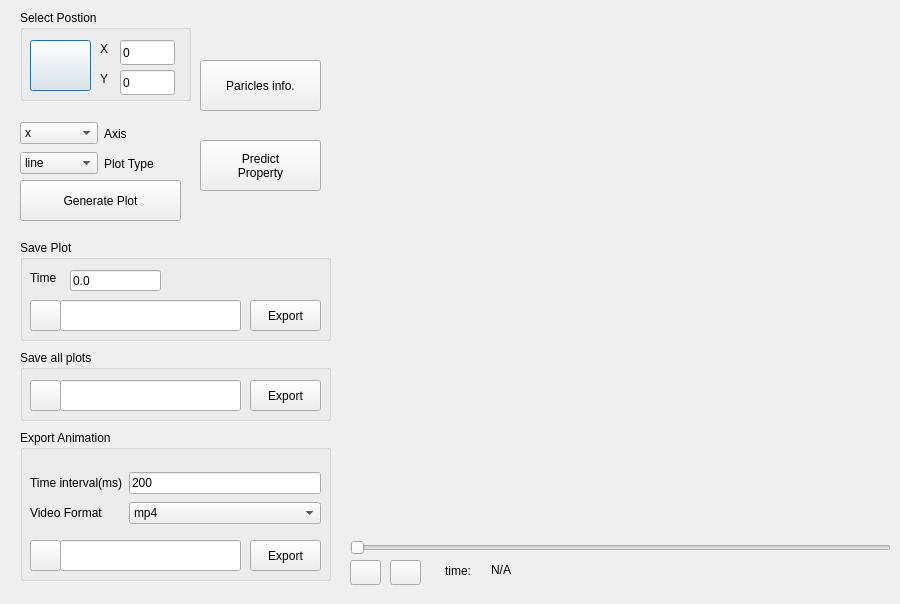
<?xml version="1.0" encoding="UTF-8"?>
<ui version="4.0">
 <class>DialogPostProcessing2D</class>
 <widget class="QDialog" name="DialogPostProcessing2D">
  <property name="geometry">
   <rect>
    <x>0</x>
    <y>0</y>
    <width>900</width>
    <height>604</height>
   </rect>
  </property>
  <property name="windowTitle">
   <string>Post Processing</string>
  </property>
  <widget class="QGroupBox" name="groupBoxPosition">
   <property name="geometry">
    <rect>
     <x>20</x>
     <y>10</y>
     <width>171</width>
     <height>91</height>
    </rect>
   </property>
   <property name="title">
    <string>Select Postion</string>
   </property>
   <widget class="QPushButton" name="pushButtonGetMousePosition">
    <property name="geometry">
     <rect>
      <x>10</x>
      <y>30</y>
      <width>61</width>
      <height>51</height>
     </rect>
    </property>
    <property name="text">
     <string/>
    </property>
   </widget>
   <widget class="QLineEdit" name="lineEditY">
    <property name="geometry">
     <rect>
      <x>100</x>
      <y>60</y>
      <width>55</width>
      <height>25</height>
     </rect>
    </property>
    <property name="text">
     <string>0</string>
    </property>
   </widget>
   <widget class="QLabel" name="labelXText">
    <property name="geometry">
     <rect>
      <x>80</x>
      <y>30</y>
      <width>16</width>
      <height>17</height>
     </rect>
    </property>
    <property name="text">
     <string>X</string>
    </property>
   </widget>
   <widget class="QLabel" name="labelYText">
    <property name="geometry">
     <rect>
      <x>80</x>
      <y>60</y>
      <width>16</width>
      <height>17</height>
     </rect>
    </property>
    <property name="text">
     <string>Y</string>
    </property>
   </widget>
   <widget class="QLineEdit" name="lineEditX">
    <property name="geometry">
     <rect>
      <x>100</x>
      <y>30</y>
      <width>55</width>
      <height>25</height>
     </rect>
    </property>
    <property name="text">
     <string>0</string>
    </property>
   </widget>
  </widget>
  <widget class="QLabel" name="labelPlot">
   <property name="geometry">
    <rect>
     <x>380</x>
     <y>0</y>
     <width>500</width>
     <height>500</height>
    </rect>
   </property>
   <property name="text">
    <string/>
   </property>
  </widget>
  <widget class="QPushButton" name="pushButtonPlot">
   <property name="geometry">
    <rect>
     <x>20</x>
     <y>180</y>
     <width>161</width>
     <height>41</height>
    </rect>
   </property>
   <property name="text">
    <string>Generate Plot</string>
   </property>
  </widget>
  <widget class="QGroupBox" name="groupBoxSavePlot">
   <property name="geometry">
    <rect>
     <x>20</x>
     <y>240</y>
     <width>311</width>
     <height>101</height>
    </rect>
   </property>
   <property name="title">
    <string>Save Plot</string>
   </property>
   <widget class="QPushButton" name="pushButtonBrowseSavePlot">
    <property name="geometry">
     <rect>
      <x>10</x>
      <y>60</y>
      <width>31</width>
      <height>31</height>
     </rect>
    </property>
    <property name="text">
     <string/>
    </property>
   </widget>
   <widget class="QPushButton" name="pushButtonSavePlot">
    <property name="geometry">
     <rect>
      <x>230</x>
      <y>60</y>
      <width>71</width>
      <height>31</height>
     </rect>
    </property>
    <property name="text">
     <string>Export</string>
    </property>
   </widget>
   <widget class="QLineEdit" name="lineEditFilePathSavePlot">
    <property name="geometry">
     <rect>
      <x>40</x>
      <y>60</y>
      <width>181</width>
      <height>31</height>
     </rect>
    </property>
   </widget>
   <widget class="QLineEdit" name="lineEditTime">
    <property name="geometry">
     <rect>
      <x>50</x>
      <y>30</y>
      <width>91</width>
      <height>21</height>
     </rect>
    </property>
    <property name="text">
     <string>0.0</string>
    </property>
   </widget>
   <widget class="QLabel" name="labelTimeText">
    <property name="geometry">
     <rect>
      <x>10</x>
      <y>30</y>
      <width>41</width>
      <height>16</height>
     </rect>
    </property>
    <property name="text">
     <string>Time</string>
    </property>
   </widget>
  </widget>
  <widget class="QGroupBox" name="groupBoxExportAnimation">
   <property name="geometry">
    <rect>
     <x>20</x>
     <y>430</y>
     <width>311</width>
     <height>151</height>
    </rect>
   </property>
   <property name="title">
    <string>Export Animation</string>
   </property>
   <widget class="QLineEdit" name="lineEditFilePathExportAnimation">
    <property name="geometry">
     <rect>
      <x>40</x>
      <y>110</y>
      <width>181</width>
      <height>31</height>
     </rect>
    </property>
   </widget>
   <widget class="QPushButton" name="pushButtonBrowseExportAnimation">
    <property name="geometry">
     <rect>
      <x>10</x>
      <y>110</y>
      <width>31</width>
      <height>31</height>
     </rect>
    </property>
    <property name="text">
     <string/>
    </property>
   </widget>
   <widget class="QPushButton" name="pushButtonExportAnimation">
    <property name="geometry">
     <rect>
      <x>230</x>
      <y>110</y>
      <width>71</width>
      <height>31</height>
     </rect>
    </property>
    <property name="text">
     <string>Export</string>
    </property>
   </widget>
   <widget class="QWidget" name="layoutWidget_2">
    <property name="geometry">
     <rect>
      <x>10</x>
      <y>40</y>
      <width>291</width>
      <height>58</height>
     </rect>
    </property>
    <layout class="QGridLayout" name="gridLayout">
     <item row="0" column="0">
      <widget class="QLabel" name="labelTimeIntervalText">
       <property name="text">
        <string>Time interval(ms)</string>
       </property>
      </widget>
     </item>
     <item row="0" column="1">
      <widget class="QLineEdit" name="lineEditTimeInterval">
       <property name="text">
        <string>200</string>
       </property>
      </widget>
     </item>
     <item row="1" column="0">
      <widget class="QLabel" name="labelVideoFormatText">
       <property name="text">
        <string>Video Format</string>
       </property>
      </widget>
     </item>
     <item row="1" column="1">
      <widget class="QComboBox" name="comboBoxVideoFormat">
       <item>
        <property name="text">
         <string>mp4</string>
        </property>
       </item>
       <item>
        <property name="text">
         <string>mov</string>
        </property>
       </item>
       <item>
        <property name="text">
         <string>avi</string>
        </property>
       </item>
      </widget>
     </item>
    </layout>
   </widget>
   <widget class="QLabel" name="labelExportAnimationStatus">
    <property name="geometry">
     <rect>
      <x>10</x>
      <y>150</y>
      <width>67</width>
      <height>17</height>
     </rect>
    </property>
    <property name="text">
     <string/>
    </property>
   </widget>
  </widget>
  <widget class="QSlider" name="horizontalSliderTime">
   <property name="geometry">
    <rect>
     <x>350</x>
     <y>540</y>
     <width>541</width>
     <height>16</height>
    </rect>
   </property>
   <property name="orientation">
    <enum>Qt::Horizontal</enum>
   </property>
  </widget>
  <widget class="QLabel" name="labelTimeText_2">
   <property name="geometry">
    <rect>
     <x>430</x>
     <y>560</y>
     <width>41</width>
     <height>21</height>
    </rect>
   </property>
   <property name="text">
    <string>time:</string>
   </property>
   <property name="alignment">
    <set>Qt::AlignRight|Qt::AlignTrailing|Qt::AlignVCenter</set>
   </property>
  </widget>
  <widget class="QLabel" name="labelTime">
   <property name="geometry">
    <rect>
     <x>470</x>
     <y>560</y>
     <width>41</width>
     <height>20</height>
    </rect>
   </property>
   <property name="text">
    <string>N/A</string>
   </property>
   <property name="alignment">
    <set>Qt::AlignRight|Qt::AlignTrailing|Qt::AlignVCenter</set>
   </property>
  </widget>
  <widget class="QGroupBox" name="groupBoxSaveAllPLots">
   <property name="geometry">
    <rect>
     <x>20</x>
     <y>350</y>
     <width>311</width>
     <height>71</height>
    </rect>
   </property>
   <property name="title">
    <string>Save all plots</string>
   </property>
   <widget class="QPushButton" name="pushButtonBrowseSaveAllPlots">
    <property name="geometry">
     <rect>
      <x>10</x>
      <y>30</y>
      <width>31</width>
      <height>31</height>
     </rect>
    </property>
    <property name="text">
     <string/>
    </property>
   </widget>
   <widget class="QLineEdit" name="lineEditFilePathSaveAllPlots">
    <property name="geometry">
     <rect>
      <x>40</x>
      <y>30</y>
      <width>181</width>
      <height>31</height>
     </rect>
    </property>
   </widget>
   <widget class="QPushButton" name="pushButtonSaveAllPlots">
    <property name="geometry">
     <rect>
      <x>230</x>
      <y>30</y>
      <width>71</width>
      <height>31</height>
     </rect>
    </property>
    <property name="text">
     <string>Export</string>
    </property>
   </widget>
  </widget>
  <widget class="QLabel" name="labelStatus">
   <property name="geometry">
    <rect>
     <x>580</x>
     <y>560</y>
     <width>301</width>
     <height>17</height>
    </rect>
   </property>
   <property name="text">
    <string/>
   </property>
   <property name="alignment">
    <set>Qt::AlignRight|Qt::AlignTrailing|Qt::AlignVCenter</set>
   </property>
  </widget>
  <widget class="QWidget" name="layoutWidget_3">
   <property name="geometry">
    <rect>
     <x>20</x>
     <y>120</y>
     <width>161</width>
     <height>27</height>
    </rect>
   </property>
   <layout class="QHBoxLayout" name="horizontalLayout">
    <item>
     <widget class="QComboBox" name="comboBoxAxis">
      <item>
       <property name="text">
        <string>x</string>
       </property>
      </item>
      <item>
       <property name="text">
        <string>y</string>
       </property>
      </item>
     </widget>
    </item>
    <item>
     <widget class="QLabel" name="labelAxisText">
      <property name="text">
       <string>Axis</string>
      </property>
      <property name="alignment">
       <set>Qt::AlignLeading|Qt::AlignLeft|Qt::AlignVCenter</set>
      </property>
     </widget>
    </item>
   </layout>
  </widget>
  <widget class="QWidget" name="layoutWidget_4">
   <property name="geometry">
    <rect>
     <x>20</x>
     <y>150</y>
     <width>161</width>
     <height>27</height>
    </rect>
   </property>
   <layout class="QHBoxLayout" name="horizontalLayout_3">
    <item>
     <widget class="QComboBox" name="comboBoxPlotType">
      <item>
       <property name="text">
        <string>line</string>
       </property>
      </item>
      <item>
       <property name="text">
        <string>dotted</string>
       </property>
      </item>
     </widget>
    </item>
    <item>
     <widget class="QLabel" name="labelPlotTypeText">
      <property name="text">
       <string>Plot Type</string>
      </property>
      <property name="alignment">
       <set>Qt::AlignLeading|Qt::AlignLeft|Qt::AlignVCenter</set>
      </property>
     </widget>
    </item>
   </layout>
  </widget>
  <widget class="QPushButton" name="pushButtonPredictProperty">
   <property name="geometry">
    <rect>
     <x>200</x>
     <y>140</y>
     <width>121</width>
     <height>51</height>
    </rect>
   </property>
   <property name="text">
    <string>Predict 
Property</string>
   </property>
  </widget>
  <widget class="QPushButton" name="pushButtonParticlesInfo">
   <property name="geometry">
    <rect>
     <x>200</x>
     <y>60</y>
     <width>121</width>
     <height>51</height>
    </rect>
   </property>
   <property name="text">
    <string>Paricles info.</string>
   </property>
  </widget>
  <widget class="QPushButton" name="pushButtonLeft">
   <property name="geometry">
    <rect>
     <x>350</x>
     <y>560</y>
     <width>31</width>
     <height>25</height>
    </rect>
   </property>
   <property name="text">
    <string/>
   </property>
  </widget>
  <widget class="QPushButton" name="pushButtonRight">
   <property name="geometry">
    <rect>
     <x>390</x>
     <y>560</y>
     <width>31</width>
     <height>25</height>
    </rect>
   </property>
   <property name="text">
    <string/>
   </property>
  </widget>
 </widget>
 <resources/>
 <connections/>
</ui>
